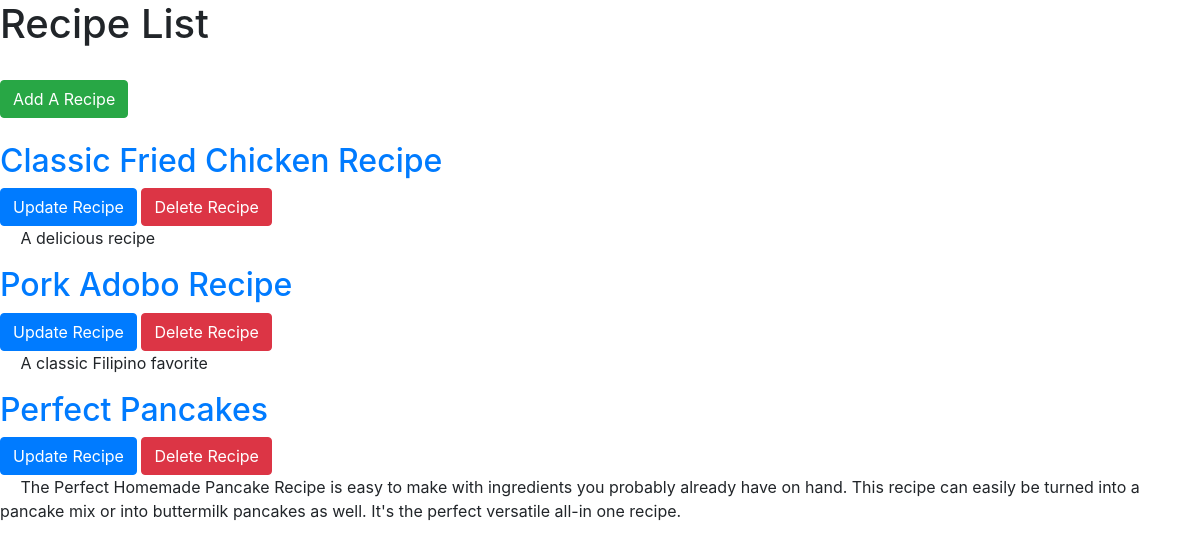
The page / on the database its author committed.
### blog/models.py (models this page shows, shortened)
class Article(models.Model):
	title= models.CharField(max_length=100)
	slug= models.SlugField()
	ingredients = models.TextField()
	body= models.TextField()
	instructions = models.TextField()
	date= models.DateTimeField(auto_now_add=True)
	comments = models.ManyToManyField(Comment, verbose_name="Comment", blank=True, null=True)
	def snippet(self):
		return self.body

### blog/views.py (the view)
# urls.py: url(r'^$',article_list, name='article-list'),
def article_list(request):
	articles = Article.objects.all()
	return render(request, 'article_list.html', {'articles':articles})

### templates/article_list.html (shortened to what this page needs)
{% load static from staticfiles%}
<!DOCTYPE html>
<html>
<head>
	<link rel="stylesheet" href="https://stackpath.bootstrapcdn.com/bootstrap/4.1.1/css/bootstrap.min.css">
</head>
<body>
<h1>Recipe List</h1><br />
<a href="{% url 'blog:article-add' %}" class="btn btn-success">Add A Recipe</a> <br /><br />
<div class="articles">
	{%for article in articles%}
		<div class="article">
			<h2><a href="{% url 'blog:article-details' slug=article.slug %}">{{article.title}}</a></h2>
			<a href="{% url 'blog:article-update' slug=article.slug %}" class="btn btn-primary" >Update Recipe</a>
			<a href="{% url 'blog:article-delete' slug=article.slug %}" class="btn btn-danger">Delete Recipe</a>
			<p>	&emsp; {{article.snippet}}</p>
		</div>
		{% endfor %}
	</div>
</body>
</html>

### rows shown on the page
Article: title "Classic Fried Chicken Recipe", snippet "A delicious recipe"
Article: title "Pork Adobo Recipe", snippet "A classic Filipino favorite"
Article: title "Perfect Pancakes", snippet "The Perfect Homemade Pancake Recipe is easy to make with ingredients you probably already have on hand. This recipe can easily be turned into a pancake mix or into buttermilk pancakes as well. It's the perfect versatile all-in one recipe."
